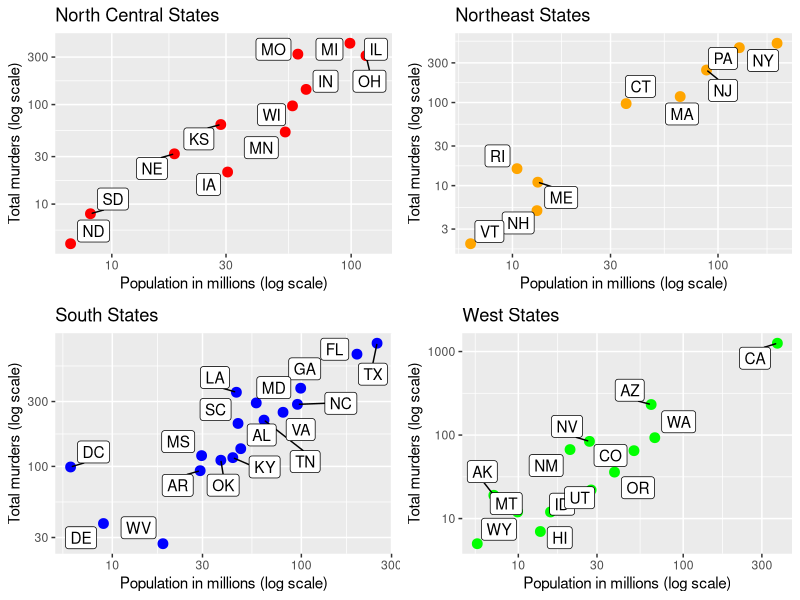

Source code (R):
library(dslabs)
library(tidyverse)
library(ggrepel)
library(ggthemes)
data(murders)

murders <- murders %>%
  mutate(rate=total/population*10^6)

us_murder_rate <- murders %>%
  summarise(rate=sum(total)/sum(population)*100000)
us_murder_rate

murders$region

South_Graph <- murders %>%
  filter(region=="South") %>%
  ggplot(aes(population/100000,total,label=abb)) +
  geom_point(color="blue",size=3) +
  geom_label_repel() +
  scale_x_log10() +
  scale_y_log10() +
  xlab("Population in millions (log scale)") +
  ylab("Total murders (log scale)") +
  ggtitle("South States")
  
West_Graph <- murders %>%
  filter(region=="West") %>%
  ggplot(aes(population/100000,total,label=abb)) +
  geom_point(color="green",size=3) +
  geom_label_repel() +
  scale_x_log10() +
  scale_y_log10() +
  xlab("Population in millions (log scale)") +
  ylab("Total murders (log scale)") +
  ggtitle("West States")

NorthCentral_Graph <- murders %>%
  filter(region=="North Central") %>%
  ggplot(aes(population/100000,total,label=abb)) +
  geom_point(color="red",size=3) +
  geom_label_repel() +
  scale_x_log10() +
  scale_y_log10() +
  xlab("Population in millions (log scale)") +
  ylab("Total murders (log scale)") +
  ggtitle("North Central States")

Northeast_Graph <- murders %>%
  filter(region=="Northeast") %>%
  ggplot(aes(population/100000,total,label=abb)) +
  geom_point(color="orange",size=3) +
  geom_label_repel() +
  scale_x_log10() +
  scale_y_log10() +
  xlab("Population in millions (log scale)") +
  ylab("Total murders (log scale)") +
  ggtitle("Northeast States")

library(gridExtra)

grid.arrange(NorthCentral_Graph, Northeast_Graph, South_Graph, West_Graph, ncol = 2)
